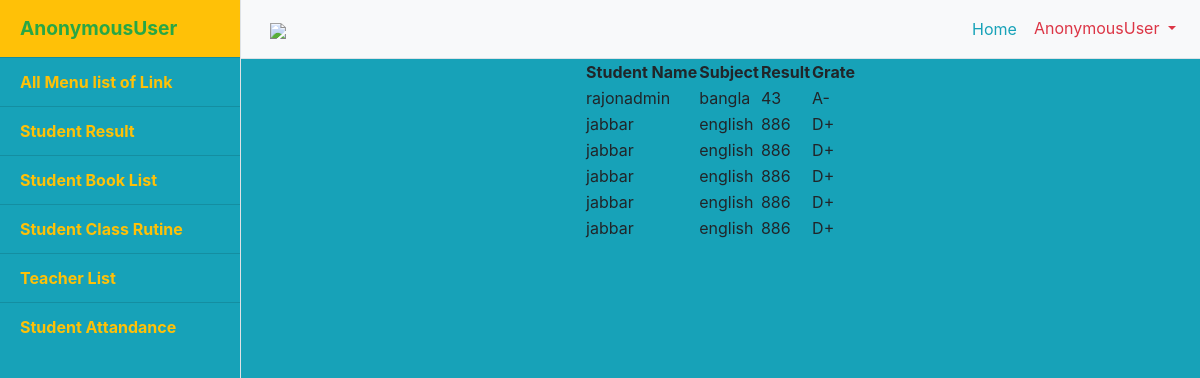
Screenshot of /stdresult/ with the database file from the repository.
### projectapp/models.py (models this page shows, shortened)
class stdresult(models.Model):
    user = models.ForeignKey(User, on_delete=models.CASCADE, related_name="stdresultt")
    stdsubjectentry = models.ForeignKey(Stdsubjectentry, on_delete=models.CASCADE, related_name="stdresultd")
    result_point = models.CharField(max_length=30)
    grate = models.CharField(max_length=30)

class Stdsubjectentry(models.Model):
    subjectnameentry = models.CharField(max_length=30)
    def __str__(self):
        return self.subjectnameentry

### projectapp/views.py (the view)
# urls.py: path('stdresult/', views.stdresultpage, name='stdresult'),
def stdresultpage(request):
	result = stdresult.objects.all()
	return render(request, 'stdresult.html', {'result':result})

### templates/stdresult.html (shortened to what this page needs)
{% load static %}
<!DOCTYPE html>
<html lang="en">
<head>
  <link rel="stylesheet" type="text/css" href="http://ajax.aspnetcdn.com/ajax/jquery.dataTables/1.9.4/css/jquery.dataTables.css">
     <link rel="stylesheet" href="https://stackpath.bootstrapcdn.com/bootstrap/4.3.1/css/bootstrap.min.css">
  <link href="{% static 'dashboard/vendor/bootstrap/css/bootstrap.min.css' %}" rel="stylesheet">
  <link href="{%static 'dashboard/css/simple-sidebar.css' %}" rel="stylesheet">
  <link rel="stylesheet" href="https://stackpath.bootstrapcdn.com/bootstrap/4.3.1/css/bootstrap.min.css">
   <link rel="stylesheet" href="https://cdnjs.cloudflare.com/ajax/libs/font-awesome/4.7.0/css/font-awesome.min.css">
</head>
<body class="bg-info">
  <div class="d-flex" id="wrapper">
              {% include 'sidebar.html' %}
<div class="container">
 <div class="row">
        <div class="col-md-12">
  <center>
  <table id="example">
    <thead>
      <tr>
        <th>Student Name</th>
        <th>Subject</th>
        <th>Result</th>
        <th>Grate</th>
      </tr>
    </thead>
    {% for result in result %}
      <tr>
        <td>{{ result.user}}</td>
        <td>{{ result.stdsubjectentry}}</td>
        <td>{{ result.result_point}}</td>
        <td>{{ result.grate}}</td>
      </tr>
      {% endfor %}
  </table>
  </center>
</div>
</div>
</div>
  </div>
</body>
</html>

### static/dashboard/css/simple-sidebar.css (style rules this page uses)
body { overflow-x: hidden; }

### rows the page displays
stdresult: user "rajonadmin", stdsubjectentry "bangla", result_point "43", grate "A-"
stdresult: user "jabbar", stdsubjectentry "english", result_point "886", grate "D+"
stdresult: user "jabbar", stdsubjectentry "english", result_point "886", grate "D+"
stdresult: user "jabbar", stdsubjectentry "english", result_point "886", grate "D+"
stdresult: user "jabbar", stdsubjectentry "english", result_point "886", grate "D+"
stdresult: user "jabbar", stdsubjectentry "english", result_point "886", grate "D+"

### other values shown
{{ user }} "AnonymousUser"
